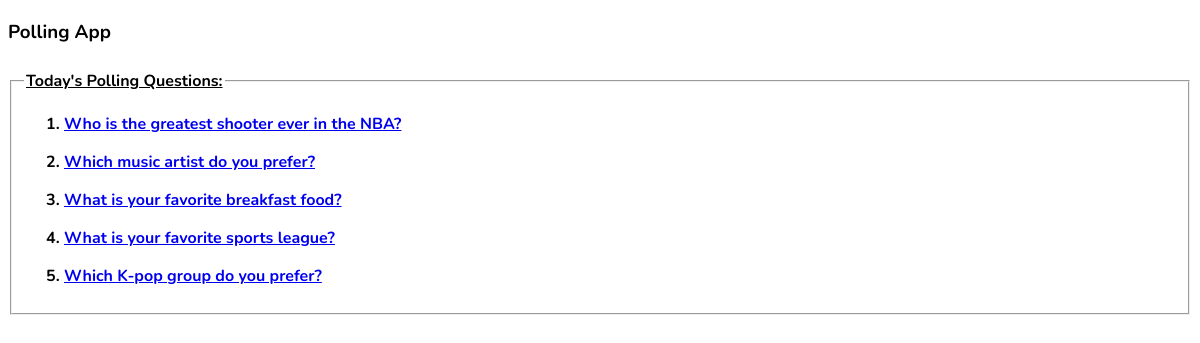
Screenshot of /polls/ with the database file from the repository.
### polls/models.py (models this page shows, shortened)
class Question(models.Model):
    question_text = models.TextField(max_length=200)
    date_created = models.DateTimeField()
    def __str__(self):
        return self.question_text

### polls/views.py (the view)
# urls.py: path('', views.display_questions, name='questions'),
def display_questions(request):
    question_list = models.Question.objects.filter(date_created__lte=timezone.now())
    context = { 'question_list': question_list }
    return render(request, 'polls/questions.html', context)

### polls/templates/polls/questions.html
{% extends 'polls/main.html' %}
{% block content %}
<h3>Polling App</h3>
<fieldset>
  <legend><u>Today's Polling Questions:</u></legend>
  {% if question_list %}
    <ol>
      {% for question in question_list %}
      <li>
        <p>
          <a href="{% url 'choices' question.id %}">
            {{ question }}
          </a>
        </p>
      </li>
      {% endfor %}
    </ol>
  {% else %}
    <p>
      Sorry, no questions today!
      Come back another time.
    </p>
  {% endif %}
</fieldset>
{% endblock content %}

### polls/templates/polls/main.html (style rules this page uses)
fieldset { margin-top: 25px; }

### rows the page displays
Question: question_text "Who is the greatest shooter ever in the NBA?"
Question: question_text "Which music artist do you prefer?"
Question: question_text "What is your favorite breakfast food?"
Question: question_text "What is your favorite sports league?"
Question: question_text "Which K-pop group do you prefer?"
